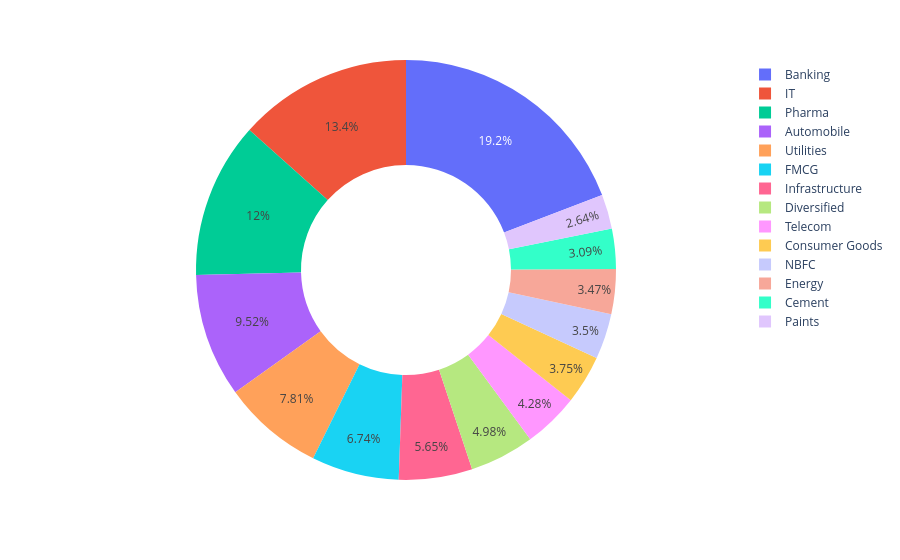

Notebook code cell kept with this figure:
### Markdown cell above
Large-cap funds exhibit strong positive correlation, reflecting common market exposure.

### Code cell
# Sector Allocation Donut

sector = (
    portfolio
    .groupby("sector")["weight_pct"]
    .sum()
    .reset_index()
)

fig = px.pie(
    sector,
    names="sector",
    values="weight_pct",
    hole=0.5
)
plt.savefig(
    "../reports/chart_12.png",
    dpi=700,
    bbox_inches="tight"
)
fig.show()

### Figure 1 — Plotly figure (JSON) as saved in the notebook; plotly's stock layout.template omitted (floating-point values rounded to 4 significant figures)
{"data": [{"domain": {"x": [0, 1], "y": [0, 1]}, "hole": 0.5, "hovertemplate": "sector=%{label}<br>weight_pct=%{value}<extra></extra>", "labels": ["Automobile", "Banking", "Cement", "Consumer Goods", "Diversified", "Energy", "FMCG", "IT", "Infrastructure", "NBFC", "Paints", "Pharma", "Telecom", "Utilities"], "legendgroup": "", "name": "", "showlegend": true, "type": "pie", "values": [323.6, 652.3, 105.0, 127.6, 169.2, 117.9, 229.1, 455.5, 192.2, 119.1, 89.86, 407.4, 145.6, 265.5]}], "layout": {"legend": {"tracegroupgap": 0}, "margin": {"t": 60}}}
